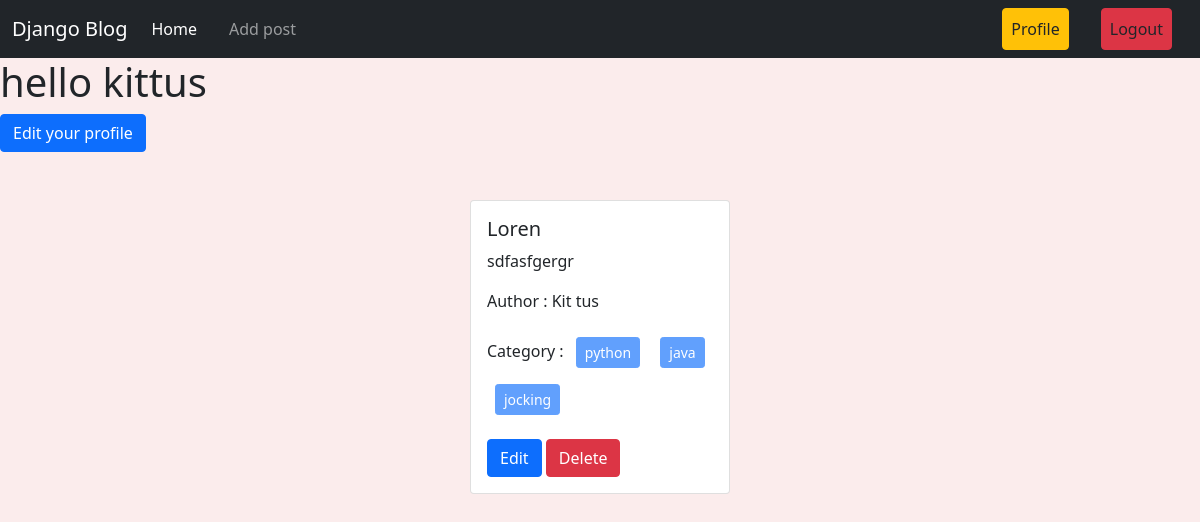
The app's page /author/profile/ (signed in) with its own data.
### posts/models.py (models this page shows, shortened)
class Post(models.Model):
    title = models.CharField(max_length=100)
    content = models.TextField()
    catagory = models.ManyToManyField(Category)
    author = models.ForeignKey(User, on_delete=models.CASCADE)

### categories/models.py (models this page shows, shortened)
class Category(models.Model):
    name = models.CharField(max_length=100)
    slug = models.SlugField(max_length=100,null=True,blank=True,unique=True)

### author/views.py (the view)
# urls.py: path('profile/', views.profile , name = 'profile'),
@login_required
def profile(request):
    data = Post.objects.filter(author = request.user)
    return render(request , 'profile.html',{'data':data , 'user':request.user})

### author/templates/profile.html
{% extends 'base.html' %}
{% load crispy_forms_tags %}
{% block contant %}
<h1>hello {{user}}</h1>
<div>
    <a class="btn btn-primary" href="{% url 'edit_profile' %}"> Edit your profile</a>
</div>
<div class="d-flex flex-wrap justify-content-center px-5 pt-5">
    {% for post in data %}
    <div class="col-sm-3 ">
        <div class="card mx-2">
            <div class="card-body">
                <h5 class="card-title">{{post.title}}</h5>
                <p class="card-text">{{post.content}}</p>
                <p>Author : {{post.author.first_name}} {{post.author.last_name}}</p>
                 <p>
                    Category : {% for cat in post.catagory.all %}
                    <button class="btn btn-primary btn-sm m-2" disabled> {{cat.name}} </button>
                    {% endfor %}
                </p>
                <a href="{% url 'edit_post' post.id %}" class="btn btn-primary">Edit</a>
                <a href="{% url 'delete_post' post.id %}" class="btn btn-danger">Delete</a>
            </div>
        </div>
    </div>
    {% endfor %}
</div>
{% endblock %}

### records on screen
Post: title "Loren", content "sdfasfgergr", author.first_name "Kit", author.last_name "tus"
Category: name "python"
Category: name "java"
Category: name "jocking"

### other values on screen
{{ user }} "kittus"
